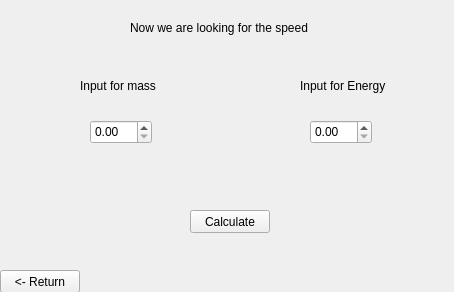
<?xml version="1.0" encoding="UTF-8"?>
<ui version="4.0">
 <class>Form</class>
 <widget class="QWidget" name="Form">
  <property name="geometry">
   <rect>
    <x>0</x>
    <y>0</y>
    <width>454</width>
    <height>292</height>
   </rect>
  </property>
  <property name="windowTitle">
   <string>Form</string>
  </property>
  <widget class="QDoubleSpinBox" name="m_DSB">
   <property name="geometry">
    <rect>
     <x>90</x>
     <y>120</y>
     <width>62</width>
     <height>24</height>
    </rect>
   </property>
  </widget>
  <widget class="QPushButton" name="pushButton">
   <property name="geometry">
    <rect>
     <x>0</x>
     <y>270</y>
     <width>80</width>
     <height>23</height>
    </rect>
   </property>
   <property name="text">
    <string>&lt;- Return</string>
   </property>
  </widget>
  <widget class="QLabel" name="label_3">
   <property name="geometry">
    <rect>
     <x>80</x>
     <y>70</y>
     <width>101</width>
     <height>31</height>
    </rect>
   </property>
   <property name="text">
    <string>Input for mass</string>
   </property>
  </widget>
  <widget class="QPushButton" name="pushButton_2">
   <property name="geometry">
    <rect>
     <x>190</x>
     <y>210</y>
     <width>80</width>
     <height>23</height>
    </rect>
   </property>
   <property name="text">
    <string>Calculate</string>
   </property>
  </widget>
  <widget class="QLabel" name="label_4">
   <property name="geometry">
    <rect>
     <x>300</x>
     <y>70</y>
     <width>101</width>
     <height>31</height>
    </rect>
   </property>
   <property name="text">
    <string>Input for Energy</string>
   </property>
  </widget>
  <widget class="QDoubleSpinBox" name="e_DSB">
   <property name="geometry">
    <rect>
     <x>310</x>
     <y>120</y>
     <width>62</width>
     <height>24</height>
    </rect>
   </property>
  </widget>
  <widget class="QLabel" name="label">
   <property name="geometry">
    <rect>
     <x>130</x>
     <y>20</y>
     <width>211</width>
     <height>16</height>
    </rect>
   </property>
   <property name="text">
    <string>Now we are looking for the speed</string>
   </property>
  </widget>
 </widget>
 <resources/>
 <connections/>
</ui>
